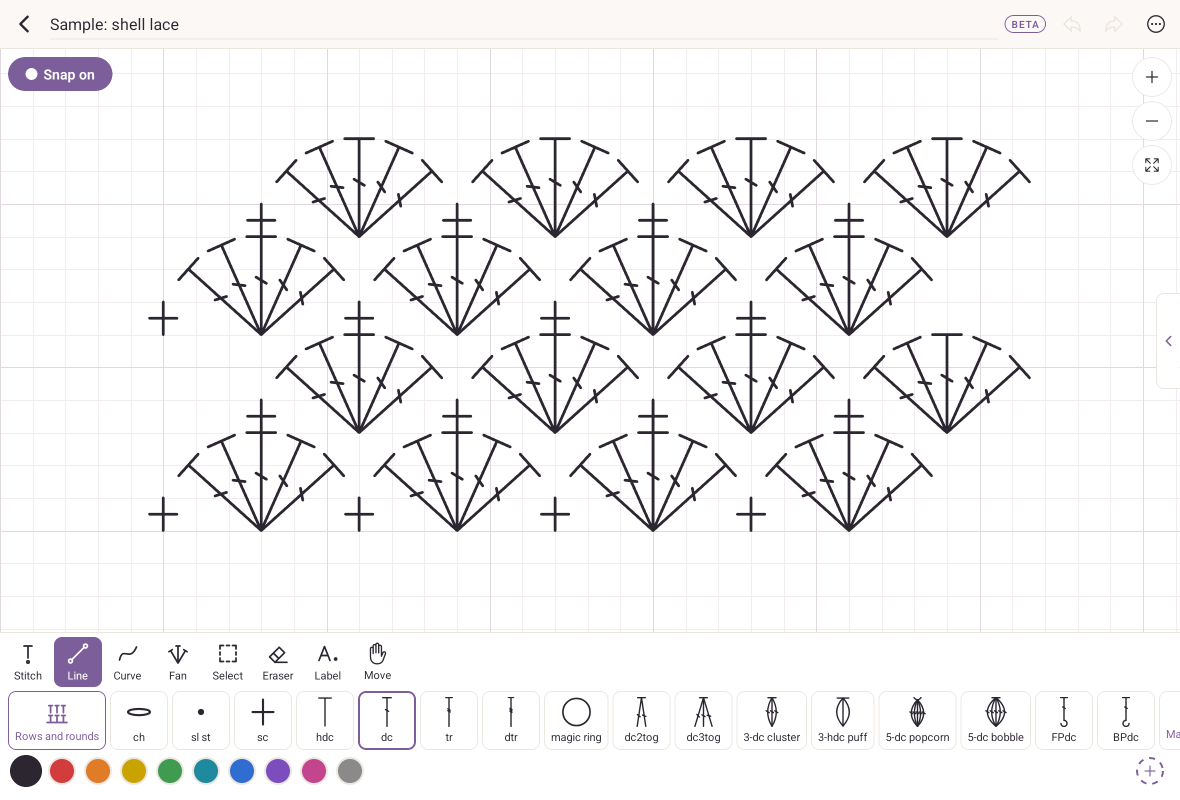
#> input picture pro/shots/raw/ipad-air-crochet-lace.png, 2360 x 1600 px (shown at 1/2 size); the run also reads 1 picture not shown here
$ python devices.py
#> lines starting #> are read from the running program, lines starting #| are printed output that depends on the picture; after the words box and inside, x2 and y2 are one past the last pixel; in counts of white or black regions, pixels touching at a corner belong together
### pro/shots/dress.py
"""Dress raw Android emulator shots of Purl so they read as iPad, iPhone and
Mac screens, and frame them for the Pro page.

Usage: python dress.py <config.json>

The config names the raw folder, the output folder, the Android bar
heights per device in pixels, and each output. See shots.json beside this
file. What it does to a shot:
  - paints over the Android status bar and navigation bar with the app's
    own colour just inside them, so nothing Android is left;
  - ipad and iphone: draws an iOS status bar (9:41, signal, wifi, battery)
    and the home indicator; a device with "status": false (the iPad held
    sideways, where Purl hides the bar) gets its band cut off instead;
  - mac: cuts both bars off and adds a macOS menu bar and a window title
    bar with the three window buttons (no Apple logo is drawn);
  - frame: puts the dressed screen into a drawn device (iPad, iPhone or a
    laptop) on a transparent background, for the feature frames.
Pillow only.
"""
import json
import os
import sys

from PIL import Image, ImageDraw, ImageFilter, ImageFont

FONT_DIRS = ['C:/Windows/Fonts']


def font(size, bold=False):
    names = ['segoeuib.ttf', 'arialbd.ttf'] if bold else ['segoeui.ttf', 'arial.ttf']
    for d in FONT_DIRS:
        for n in names:
            p = os.path.join(d, n)
            if os.path.exists(p):
                return ImageFont.truetype(p, size)
    return ImageFont.load_default()


# [10 lines left out: function band_colour, not called in this run]


def is_dark(c):
    return (0.299 * c[0] + 0.587 * c[1] + 0.114 * c[2]) < 140


# [51 lines left out: functions ios_status, home_indicator, repaint_bars, not called in this run]


def erase(im, boxes):
    """Paint boxes [x0, y0, x1, y1] with the colour just left of each box."""
    d = ImageDraw.Draw(im)
    for x0, y0, x1, y1 in boxes:
        c = im.getpixel((max(0, x0 - 2), y0))[:3]
        d.rectangle([x0, y0, x1, y1], fill=c)
    return im


def set_rail_clock(im, centre, scale):
    """Purl's own rail clock shows the capture time; redraw it as 9:41 in
    its own grey, so it agrees with the status bar."""
    if not centre:
        return im
    cx, cy = centre
    box = [cx - 52, cy - 20, cx + 52, cy + 20]
    px = [im.getpixel((x, y))[:3] for x in range(box[0], box[2]) for y in range(box[1], box[3])]
    # The ink is the pixel furthest from the rail behind it, so a dark
    # theme's light grey clock is found as well as a light theme's dark one.
    bg = im.getpixel((max(0, box[0] - 2), box[1]))[:3]
    ink = max(px, key=lambda c: sum(abs(c[i] - bg[i]) for i in range(3)))
    erase(im, [box])
    ImageDraw.Draw(im).text((cx, cy), '9:41', font=font(int(13 * scale), bold=True), fill=ink, anchor='mm')
    return im


# [17 lines left out: function dress_ios, not called in this run]


# The macOS menu bar and window title bar in light and in dark mode: the
# menu bar, its text, the title bar, its bottom line and the window title.
MAC_CHROME = {
    False: {'menu': (232, 230, 235), 'menu_ink': (25, 25, 28), 'bar': (246, 245, 248), 'line': (214, 211, 218), 'title': (60, 58, 64)},
    True: {'menu': (36, 34, 40), 'menu_ink': (236, 235, 240), 'bar': (48, 46, 52), 'line': (24, 23, 27), 'title': (206, 204, 210)},
}


# [140 lines left out: functions dress_mac, round_corners, shadow_under, frame_tablet, frame_phone, frame_laptop and 2 more, not called in this run]


# [2 lines that do not run on import are left out]

### pro/shots/devices.py
"""The three devices of the flat hero, drawn at their real proportions.

Usage: python devices.py [dir for full-size copies]
Reads raw/ beside this file and writes out/hero-ipad.png, out/hero-iphone.png
and out/hero-mac.png: each a whole device (body, screen, corners) on a
transparent background, so the page only places three pictures and never
crops a screen into a box of another shape (ruled 2026-10-16).

The raws are captured on headless Android emulators set to each device's
real pixels and point scale, so Purl lays out as it would there:

  iPad Air 11-inch: 2360 x 1640 px, 2x (1180 x 820 pt), screen corner 18 pt.
    Landscape: Purl hides the status bar, so the top inset is 0; the home
    indicator keeps 20 pt at the bottom. Emulator: wm size 2360x1600,
    density 320 (the status and navigation bars are hidden in Purl).
  iPhone 15 Pro: 1179 x 2556 px, 3x (393 x 852 pt), screen corner 55 pt,
    safe area 59 pt top and 34 pt bottom. Emulator: wm size 1179x2433,
    density 480; its status bar is 156 px and the navigation bar is hidden,
    so 2433 - 156 = 2556 - 177 - 102 rows of app.
  MacBook Air 13-inch at its default 1470 x 956 pt, 2x: menu bar 37 pt,
    window title bar 28 pt, so the app window is 1470 x 891 pt. Emulator:
    wm size 2940x1782, density 320. Apple does not publish the Mac screen
    corner; 10 pt is an estimate.

Corner radii of the screens are the values iOS reports for these models
(UIScreen _displayCornerRadius, as listed by the ScreenCorners library).
Bodies are the published outer sizes; the body corner is the screen corner
plus the bezel, so the two stay concentric. Pillow only.
"""
import os
import sys

from PIL import Image, ImageDraw, ImageFilter

from dress import font, set_rail_clock, is_dark

HERE = os.path.dirname(os.path.abspath(__file__))
RAW = os.path.join(HERE, 'raw')
OUT = os.path.join(HERE, 'out')


def stretch_rows(im, y_src, y0, y1):
    """Fill rows y0..y1 with copies of row y_src, column by column."""
    if y1 <= y0:
        return
    row = im.crop((0, y_src, im.width, y_src + 1)).resize((im.width, y1 - y0))
    im.paste(row, (0, y0))


def mask_round(im, r, corners=(True, True, True, True)):
    """Alpha mask with rounded corners, drawn at 4x and scaled down so the
    edge is smooth. corners: top left, top right, bottom right, bottom left."""
    k = 4
    m = Image.new('L', (im.width * k, im.height * k), 0)
    ImageDraw.Draw(m).rounded_rectangle([0, 0, m.width - 1, m.height - 1], radius=r * k, fill=255, corners=corners)
    out = im.convert('RGBA')
    out.putalpha(m.resize(im.size, Image.LANCZOS))
    return out


def home_bar(im, width, height, bottom_gap, ink):
    d = ImageDraw.Draw(im)
    cx = im.width // 2
    y1 = im.height - bottom_gap
    d.rounded_rectangle([cx - width // 2, y1 - height, cx + width // 2, y1], radius=height // 2, fill=ink)


def status_icons(im, cy, right, s, ink):
    """Signal, wifi and battery, the battery's right edge at x = right."""
    d = ImageDraw.Draw(im)
    bw, bh = round(25 * s), round(12 * s)
    bx = right - bw - round(2.5 * s)
    by = cy - bh // 2
    d.rounded_rectangle([bx, by, bx + bw, by + bh], radius=round(3.8 * s), outline=ink, width=max(1, round(1.1 * s)))
    i = round(2 * s)
    d.rounded_rectangle([bx + i, by + i, bx + bw - i, by + bh - i], radius=round(2 * s), fill=ink)
    d.rounded_rectangle([bx + bw + round(1.3 * s), cy - round(2.2 * s), bx + bw + round(2.6 * s), cy + round(2.2 * s)], radius=round(1 * s), fill=ink)
    wx = bx - round(13 * s)
    wy = cy + round(5 * s)
    for r in (11 * s, 7.4 * s):
        r = round(r)
        d.arc([wx - r, wy - r, wx + r, wy + r], start=225, end=315, fill=ink, width=max(2, round(2.3 * s)))
    r = round(3.8 * s)
    d.pieslice([wx - r, wy - r, wx + r, wy + r], start=225, end=315, fill=ink)
    sx = wx - round(30 * s)
    for k in range(4):
        h = round((3.6 + k * 2.4) * s)
        x = sx + k * round(4.8 * s)
        d.rounded_rectangle([x, cy + round(5 * s) - h, x + round(3 * s), cy + round(5 * s)], radius=round(0.9 * s), fill=ink)


# Screens ----------------------------------------------------------------

def ipad_screen(src, clock=None):
    s = 2
    raw = Image.open(src).convert('RGB')
    set_rail_clock(raw, clock, s)
    W, H = 2360, 1640
    assert raw.size == (W, H - 20 * s), raw.size
    im = Image.new('RGB', (W, H))
    im.paste(raw, (0, 0))
    stretch_rows(im, raw.height - 1, raw.height, H)
    bot = im.getpixel((W // 2, H - 2))
    home_bar(im, 315 * s, 5 * s, 7 * s, (255, 255, 255) if is_dark(bot) else (24, 24, 26))
    return mask_round(im, 18 * s)


def iphone_screen(src):
    s = 3
    sb = 156                       # the emulator's status bar, in px
    top, bottom = 59 * s, 34 * s   # iOS safe area
    raw = Image.open(src).convert('RGB')
    W, H = 1179, 2556
    assert raw.size == (W, H - top - bottom + sb), raw.size
    im = Image.new('RGB', (W, H))
    im.paste(raw.crop((0, sb, W, raw.height)), (0, top))
    stretch_rows(im, top + 2, 0, top)
    stretch_rows(im, top + raw.height - sb - 1, top + raw.height - sb, H)
    d = ImageDraw.Draw(im)
    # The Dynamic Island: 126 x 37.33 pt, 11 pt from the top.
    iw, ih, iy = round(126 * s), round(37.33 * s), 11 * s
    d.rounded_rectangle([W // 2 - iw // 2, iy, W // 2 + iw // 2, iy + ih], radius=ih // 2, fill=(0, 0, 0))
    cy = iy + ih // 2
    ink = (255, 255, 255) if is_dark(im.getpixel((20, 20))) else (0, 0, 0)
    d.text((66 * s, cy), '9:41', font=font(17 * s, bold=True), fill=ink, anchor='mm')
    status_icons(im, cy, W - 33 * s, s, ink)
    bot = im.getpixel((W // 2, H - 2))
    home_bar(im, 134 * s, 5 * s, 8 * s, (255, 255, 255) if is_dark(bot) else (0, 0, 0))
    return mask_round(im, 55 * s)


# macOS chrome in the light and dark appearance: menu bar, its ink, the
# window title bar, the line under it and the title.
MAC_CHROME = {
    False: dict(menu=(234, 232, 237), ink=(25, 25, 28), bar=(246, 245, 248), line=(214, 211, 218), title=(60, 58, 64)),
    True: dict(menu=(36, 34, 40), ink=(236, 235, 240), bar=(48, 46, 52), line=(24, 23, 27), title=(206, 204, 210)),
}


def mac_screen(src, clock=None, title='Purl', dark=False):
    ch = MAC_CHROME[dark]
    s = 2
    raw = Image.open(src).convert('RGB')
    set_rail_clock(raw, clock, s)
    mb, tb = 37 * s, 28 * s
    W, H = 1470 * s, 956 * s
    assert raw.size == (W, H - mb - tb), raw.size
    im = Image.new('RGB', (W, H), ch['bar'])
    d = ImageDraw.Draw(im)
    d.rectangle([0, 0, W, mb], fill=ch['menu'])
    f, fb = font(13 * s), font(13 * s, bold=True)
    x = 18 * s
    for i, m in enumerate(['Purl', 'File', 'Edit', 'View', 'Window', 'Help']):
        ff = fb if i == 0 else f
        d.text((x, mb // 2), m, font=ff, fill=ch['ink'], anchor='lm')
        x += round(d.textlength(m, font=ff)) + 20 * s
    d.text((W - 18 * s, mb // 2), 'Fri 16 Oct  9:41', font=f, fill=ch['ink'], anchor='rm')
    # The notch: about 200 x 32 pt, its lower corners rounded.
    nw, nh = 200 * s, 32 * s
    d.rounded_rectangle([W // 2 - nw // 2, -20 * s, W // 2 + nw // 2, nh], radius=10 * s, fill=(0, 0, 0))
    # The window title bar and its three buttons.
    d.rectangle([0, mb, W, mb + tb], fill=ch['bar'])
    d.line([0, mb + tb - 1, W, mb + tb - 1], fill=ch['line'], width=s)
    r = 6 * s
    for i, c in enumerate([(255, 95, 87), (254, 188, 46), (40, 200, 64)]):
        cx = 20 * s + i * 20 * s
        d.ellipse([cx - r, mb + tb // 2 - r, cx + r, mb + tb // 2 + r], fill=c)
    d.text((W // 2, mb + tb // 2), title, font=fb, fill=ch['title'], anchor='mm')
    im.paste(raw, (0, mb + tb))
    return mask_round(im, 10 * s, corners=(True, True, False, False))


# Bodies -----------------------------------------------------------------

def shadowless_body(size, radius, fill, edge, edge_w, corners=(True, True, True, True)):
    """A device body: a rounded slab with a thin lighter rim, drawn at 2x."""
    k = 2
    W, H = size
    big = Image.new('RGBA', (W * k, H * k), (0, 0, 0, 0))
    d = ImageDraw.Draw(big)
    d.rounded_rectangle([0, 0, W * k - 1, H * k - 1], radius=radius * k, fill=edge, corners=corners)
    e = edge_w * k
    d.rounded_rectangle([e, e, W * k - 1 - e, H * k - 1 - e], radius=max(1, radius * k - e), fill=fill, corners=corners)
    return big.resize((W, H), Image.LANCZOS)


def ipad_device(screen):
    # 247.6 x 178.5 mm at 264 ppi; screen 2360 x 1640, so a 107 px bezel.
    bez = 107
    W, H = screen.width + 2 * bez, screen.height + 2 * bez
    c = shadowless_body((W, H), 36 + bez, (38, 38, 41, 255), (150, 150, 156, 255), 5)
    c.alpha_composite(screen, (bez, bez))
    # Front camera, centred on the long edge (landscape, as on iPad Air M2 and later).
    d = ImageDraw.Draw(c)
    d.ellipse([W // 2 - 9, bez // 2 - 9, W // 2 + 9, bez // 2 + 9], fill=(20, 22, 30))
    return c


def iphone_device(screen):
    # 70.6 x 146.6 mm at 460 ppi; screen 1179 x 2556, so a 50 px bezel.
    bez = 50
    W, H = screen.width + 2 * bez, screen.height + 2 * bez
    c = shadowless_body((W, H), 165 + bez, (22, 22, 24, 255), (128, 127, 124, 255), 9)
    c.alpha_composite(screen, (bez, bez))
    return c


def mac_device(screen):
    # MacBook Air 13-inch: 304 mm wide; at 2x of 1470 pt the screen is 2940
    # px wide, so 0.0987 mm per px: 7 mm bezels (70 px) at the sides and top,
    # 12 mm (122 px) at the bottom.
    side, top, chin = 70, 70, 122
    LW, LH = screen.width + 2 * side, screen.height + top + chin
    over = round(LW * 0.035)
    base_h = round(LW * 0.022)
    W, H = LW + 2 * over, LH + base_h
    c = Image.new('RGBA', (W, H), (0, 0, 0, 0))
    lid = shadowless_body((LW, LH), 20 + side,(18, 18, 20, 255), (176, 176, 182, 255), 6, corners=(True, True, False, False))
    c.alpha_composite(lid, (over, 0))
    c.alpha_composite(screen, (over + side, top))
    # The base, seen edge on: a light bar a little wider than the lid, with
    # the thumb notch at the front.
    base = Image.new('RGBA', (W, base_h), (0, 0, 0, 0))
    g = Image.linear_gradient('L').resize((W, base_h))
    lightc = Image.new('RGBA', (W, base_h), (228, 228, 232, 255))
    darkc = Image.new('RGBA', (W, base_h), (176, 176, 182, 255))
    grad = Image.composite(darkc, lightc, g)
    m = Image.new('L', (W * 2, base_h * 2), 0)
    ImageDraw.Draw(m).rounded_rectangle([0, 0, W * 2 - 1, base_h * 2 - 1], radius=base_h, fill=255, corners=(False, False, True, True))
    base.paste(grad, (0, 0), m.resize((W, base_h), Image.LANCZOS))
    d = ImageDraw.Draw(base)
    nw = round(W * 0.12)
    d.rounded_rectangle([W // 2 - nw // 2, 0, W // 2 + nw // 2, base_h // 2], radius=base_h // 4, fill=(168, 168, 174, 255), corners=(False, False, True, True))
    c.alpha_composite(base, (0, LH))
    return c


def save(im, name, width):
    h = round(im.height * width / im.width)
    im.resize((width, h), Image.LANCZOS).save(os.path.join(OUT, name), optimize=True)
    print('wrote', name, (width, h))


def main():
    os.makedirs(OUT, exist_ok=True)
    ipad = ipad_device(ipad_screen(os.path.join(RAW, 'ipad-air-crochet-lace.png')))
#> in ipad_screen, `bot = im.getpixel((W // 2, H - 2))`: bot = (255, 255, 255)
#> in ipad_device, `bez = 107`: bez = 107
#> in ipad_device, `W, H = screen.width + 2 * bez, screen.height + 2 * bez`: W = 2574; H = 1854
    phone = iphone_device(iphone_screen(os.path.join(RAW, 'iphone-15-pro-stash.png')))
#> in iphone_screen, `ink = (255, 255, 255) if is_dark(im.getpixel((20, 20))) else (0, 0, 0)`: ink = (0, 0, 0)
#> in iphone_screen, `bot = im.getpixel((W // 2, H - 2))`: bot = (255, 255, 255)
#> in iphone_device, `bez = 50`: bez = 50
#> in iphone_device, `W, H = screen.width + 2 * bez, screen.height + 2 * bez`: W = 1279; H = 2656
    mac = mac_device(mac_screen(os.path.join(RAW, 'mac-studio.png'), clock=[78, 57]))
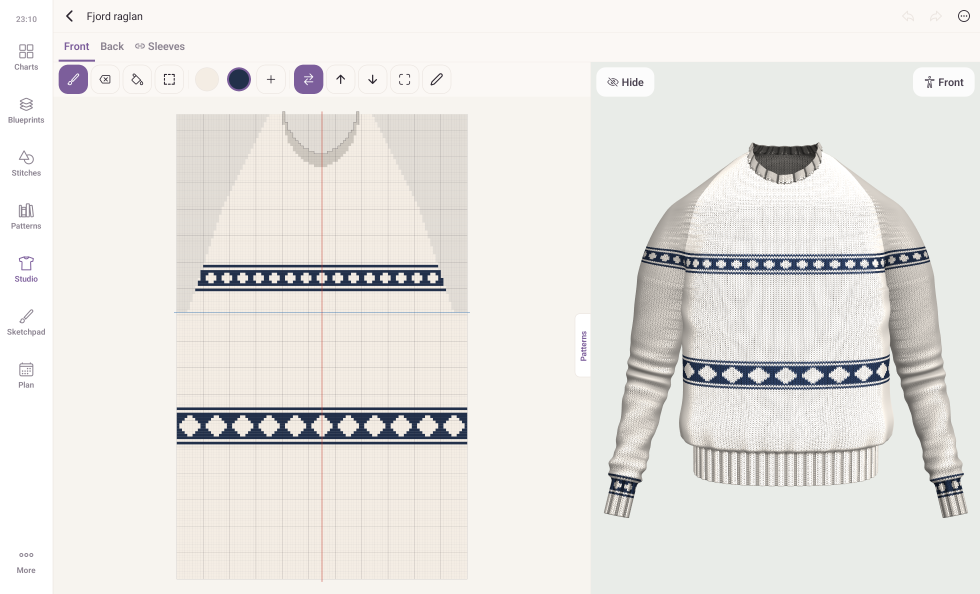
#> input picture pro/shots/raw/mac-studio.png, 2940 x 1782 px (shown at 1/3 size)
#> the loop in erase, `for x0, y0, x1, y1 in boxes:` made 1 pass
#> the loop in mac_screen, `for i, m in enumerate(['Purl', 'File', 'Edit', 'View', 'Window', 'Help..` made 6 passes
#> x on passes 1 to 4: 96, 154, 212, 275
#> after the loop in mac_screen, `for i, m in enumerate(['Purl', 'File', 'Edit', 'View', 'Window', 'Help..`: x = 417
#> call 3 of mask_round, with r = 20, corners = (True, True, False, False)
#> in mask_round (call 3), `ImageDraw.Draw(m).rounded_rectangle([0, 0, m.width - 1, m.height - 1],..`:
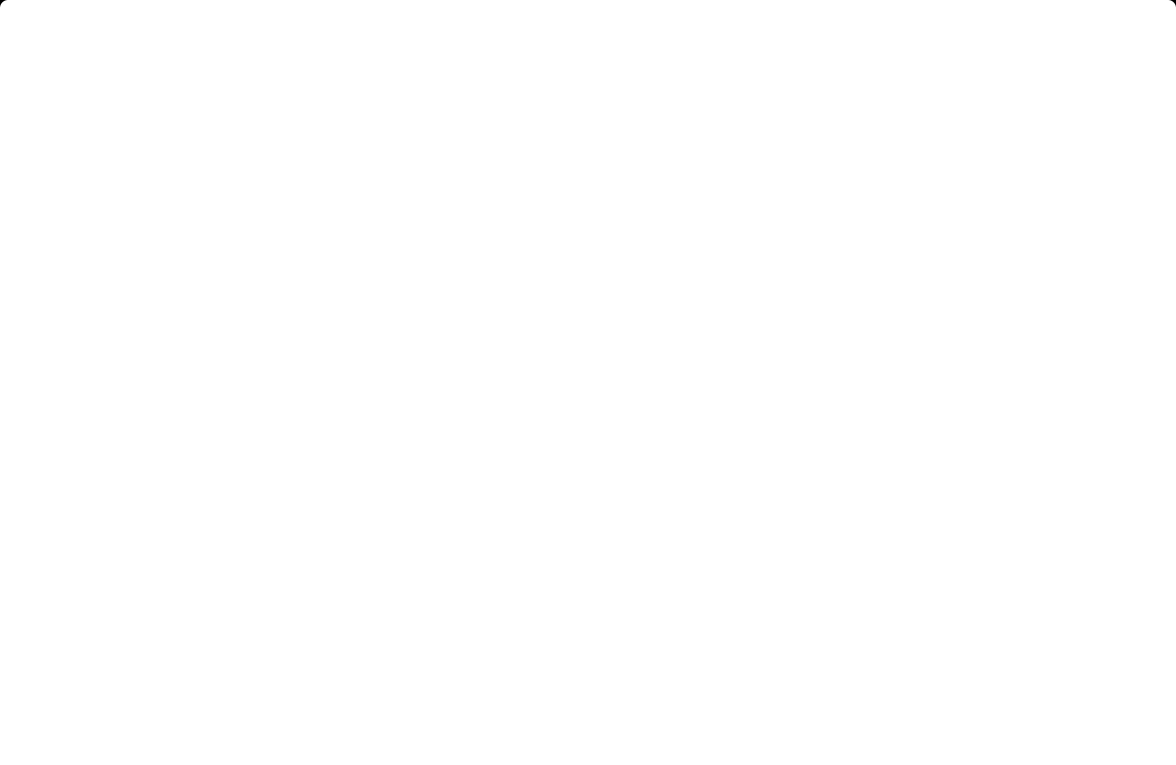
#> m: PIL image 11760x7648 L (shown at 1/10 size); 100% white; 2 black regions, box (x1, y1, x2, y2) and area: (0, 0, 72, 72) 1400, (11688, 0, 11760, 72) 1400
#> in mac_device, `side, top, chin = 70, 70, 122`: side = 70; chin = 122
#> in mac_device, `LW, LH = screen.width + 2 * side, screen.height + top + chin`: LW = 3080; LH = 2104
#> in mac_device, `over = round(LW * 0.035)`: over = 108
#> in mac_device, `base_h = round(LW * 0.022)`: base_h = 68
#> in mac_device, `W, H = LW + 2 * over, LH + base_h`: W = 3296; H = 2172
#> in mac_device, `c.alpha_composite(screen, (over + side, top))`:
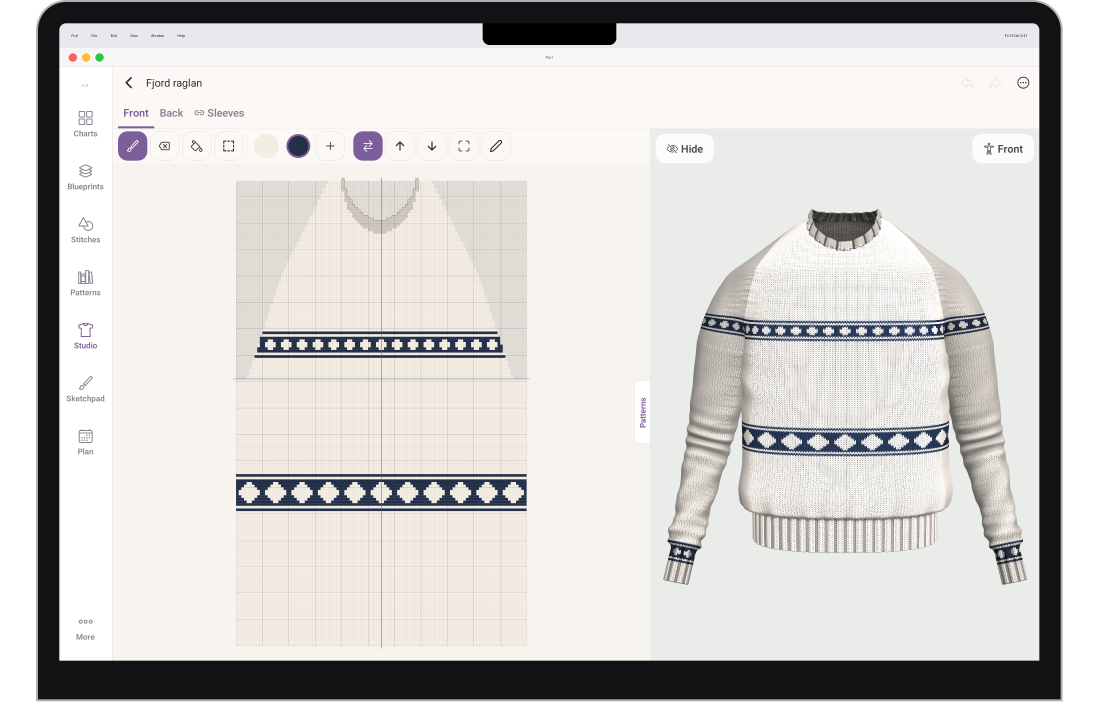
#> c: PIL image 3296x2172 RGBA (shown at 1/3 size); mean R, G, B, A 184.4, 182.8, 180.6, 230.7; transparent parts drawn white
#> in mac_device, `nw = round(W * 0.12)`: nw = 396
    # Optional: full-size copies, for looking at the corners.
    if len(sys.argv) > 1:
        for im, n in ((ipad, 'ipad'), (phone, 'iphone'), (mac, 'mac')):
            im.save(os.path.join(sys.argv[1], 'full-' + n + '.png'))
    # The sizes the page serves: about twice the largest CSS width each
    # device takes on the page.
    save(ipad, 'hero-ipad.png', 1000)
#| wrote hero-ipad.png (1000, 720)
    save(phone, 'hero-iphone.png', 400)
#| wrote hero-iphone.png (400, 831)
    save(mac, 'hero-mac.png', 1500)
#| wrote hero-mac.png (1500, 988)
    # Dark twins of the iPad and the Mac, from the dark theme's raws. The
    # phone's dark twin is the site's own shot, not made here.
    save(ipad_device(ipad_screen(os.path.join(RAW, 'ipad-air-crochet-lace_dark.png'))), 'hero-ipad_dark.png', 1000)
    save(mac_device(mac_screen(os.path.join(RAW, 'mac-studio_dark.png'), clock=[78, 57], dark=True)), 'hero-mac_dark.png', 1500)


if __name__ == '__main__':
#> (the run stopped early here; a loop or call above may not have finished)
